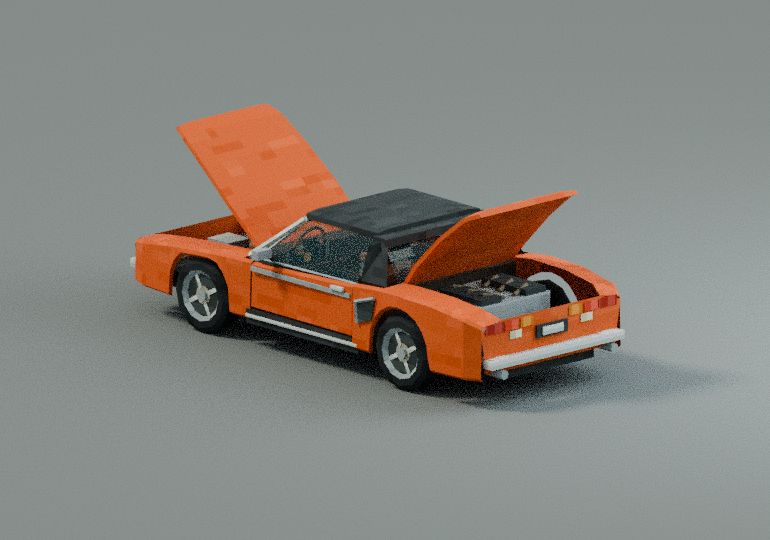
#> input picture prototypes/sports-car/renders/torrel-1968-cargo.png, 770 x 540 px, given in place of torrel-1968-hero.png, which was not available
$ python package_review.py
#> lines starting #> are read from the running program, lines starting #| are printed output that depends on the picture
"""Label the eleven exported views of each Torrel generation."""
from pathlib import Path

from PIL import Image, ImageDraw, ImageFont

ROOT=Path(__file__).resolve().parent
W,H,GAP=297,208,12
ROWS=(
    ("1968","1968–1976   /   Chrome bumpers, narrow tyres and a wood-rim cockpit"),
    ("1988","1988–1996   /   Wider arches, staggered tyres and a cutoff wing"),
)
VIEWS=(
    ("hero","Low front three-quarter"),("road","Twisty road"),("front","Front three-quarter"),
    ("rear","Rear three-quarter"),("side","Side profile"),("top","Overhead"),
    ("night","Headlamps at night"),("scale","1.75 m scale figure"),
    ("open","Doors open and targa removed"),("interior","From the driver's door"),
    ("cargo","Engine and front luggage compartment"),
)
title=ImageFont.truetype("DejaVuSans-Bold.ttf",28)
header=ImageFont.truetype("DejaVuSans.ttf",17)
label=ImageFont.truetype("DejaVuSans.ttf",13)
size=(4*W+5*GAP,79+2*(44+3*(H+23)))
sheet=Image.new("RGB",size,"#263037")
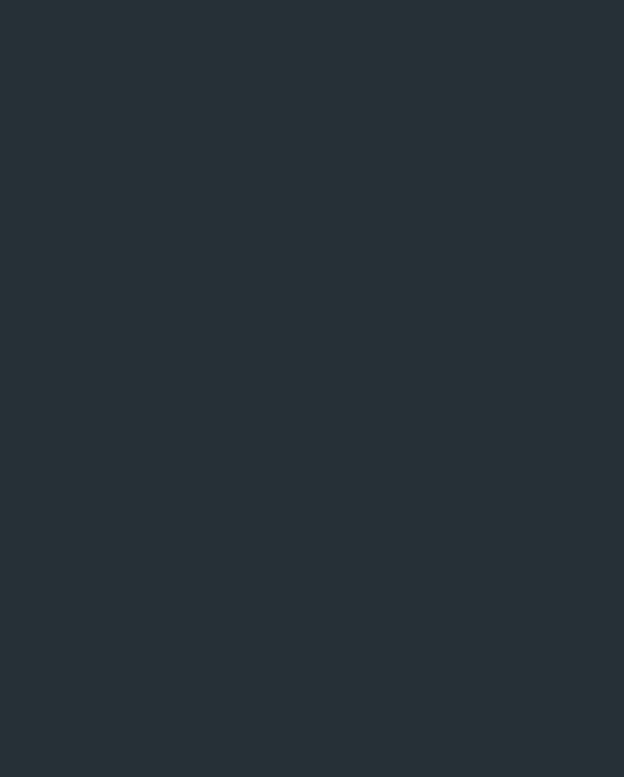
#> sheet: PIL image 1248x1553 RGB (shown at 1/2 size); mean R, G, B 38, 48, 55
d=ImageDraw.Draw(sheet)
d.text((GAP,10),"Rillhaven Torrel / Torrel RS",font=title,fill="#f1deb8")
d.text((GAP,48),"C017   /   TIMERPG   /   BLENDER DESKTOP RENDERS",font=label,fill="#aebcb6")
for i,(era,caption) in enumerate(ROWS):
    start=79+i*(44+3*(H+23))
    d.text((GAP,start),caption,font=header,fill="#f1deb8")
    for j,(slug,view) in enumerate(VIEWS):
        x=GAP+(j%4)*(W+GAP)
        y=start+27+(j//4)*(H+23)
        with Image.open(ROOT/"renders"/f"torrel-{era}-{slug}.png") as im:
#> im is the input picture: PIL image 770x540 RGBA; mean R, G, B, A 135.1, 131.7, 124.9, 255
            sheet.paste(im.convert("RGB").resize((W,H),Image.Resampling.LANCZOS),(x,y))
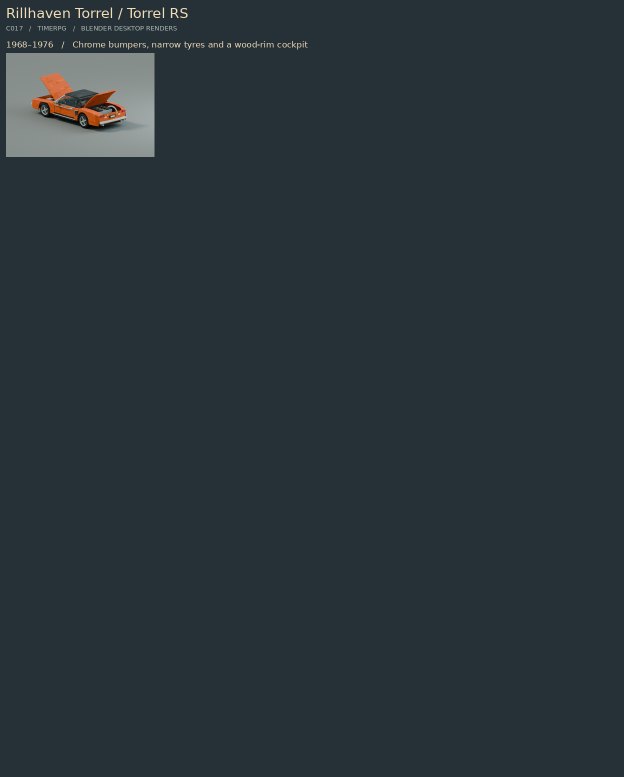
#> sheet: PIL image 1248x1553 RGB (shown at 1/2 size); mean R, G, B 41.5, 51.1, 57.5
#> (the run stopped early here; a loop or call above may not have finished)

$ run again, on prototypes/sports-car/renders/torrel-1988-open.png
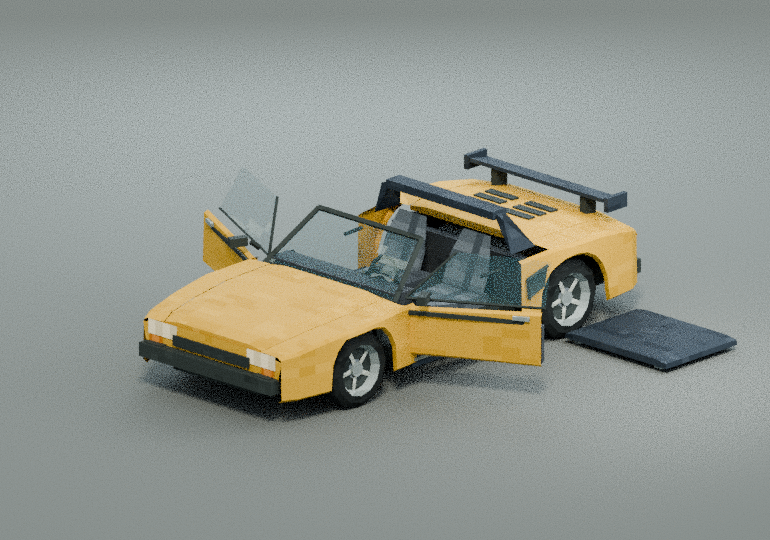
#> input picture prototypes/sports-car/renders/torrel-1988-open.png, 770 x 540 px, given in place of torrel-1968-hero.png, which was not available
#> im is the input picture: PIL image 770x540 RGBA; mean R, G, B, A 144.2, 148.3, 140.9, 255
#> `sheet.paste(im.convert("RGB").resize((W,H),Image.Resampling.LANCZOS),(..`:
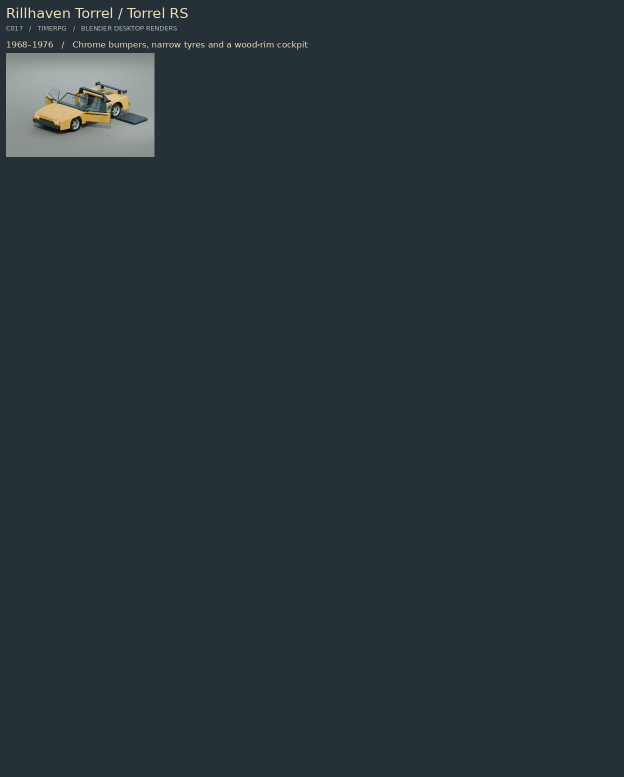
#> sheet: PIL image 1248x1553 RGB (shown at 1/2 size); mean R, G, B 41.8, 51.6, 58
